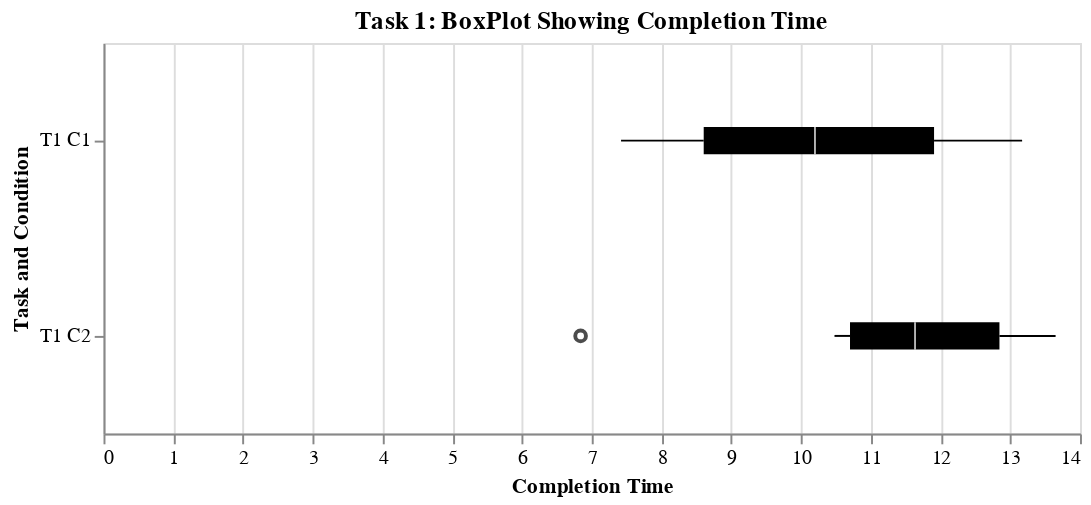
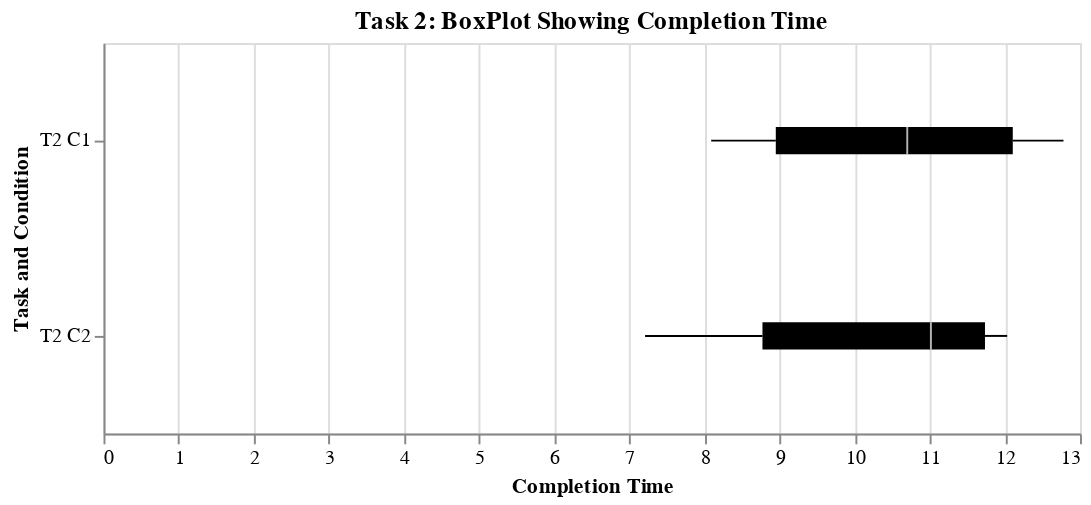

Write notebook code for charts like these, in order.
### Markdown cell above
## Boxplot

### Code cell
import pandas as pd
import altair as alt

# Create the DataFrames
data_T1 = {'C1': [13.17, 8.28, 7.42, 12.27, 10.82, 9.58],
           'C2': [13.65, 10.48, 6.84, 11.9, 13.16, 11.37]}
data_T2 = {'C1': [12.78, 8.09, 8.44, 12.5, 10.92, 10.48],
           'C2': [12.03, 10.55, 7.21, 11.48, 11.82, 8.18]}
index = ['P1', 'P2', 'P3', 'P4', 'P5', 'P6']

df_T1 = pd.DataFrame(data_T1, index=index).reset_index().rename(columns={"index": "Participant"})
df_T2 = pd.DataFrame(data_T2, index=index).reset_index().rename(columns={"index": "Participant"})

# Melt the DataFrames into a long format
df_T1_long = df_T1.melt(id_vars='Participant', var_name='Group', value_name='Value')
df_T2_long = df_T2.melt(id_vars='Participant', var_name='Group', value_name='Value')

# Add a Time column to each DataFrame
df_T1_long['Time'] = 'T1'
df_T2_long['Time'] = 'T2'

# Concatenate the DataFrames
df_combined = pd.concat([df_T1_long, df_T2_long], ignore_index=True)

# Add a new column with the combined Task and Condition labels
df_combined['Task_Condition'] = df_combined['Time'] + ' ' + df_combined['Group']

# Filter the DataFrames based on the Task
df_task1 = df_combined[df_combined['Time'] == 'T1']
df_task2 = df_combined[df_combined['Time'] == 'T2']

# Create a box plot for Task 1
box_plot_task1 = alt.Chart(df_task1).mark_boxplot(color='black').encode(
    x=alt.X('Value:Q', title='Completion Time'),
    y=alt.Y('Task_Condition:N', title='Task and Condition', sort=['T1 C1', 'T1 C2'])
)

task1_plot = box_plot_task1.properties(width=500, height=200, title='Task 1: BoxPlot Showing Completion Time')

# Create a box plot for Task 2
box_plot_task2 = alt.Chart(df_task2).mark_boxplot(color='black').encode(
    x=alt.X('Value:Q', title='Completion Time'),
    y=alt.Y('Task_Condition:N', title='Task and Condition', sort=['T2 C1', 'T2 C2'])
)

task2_plot = box_plot_task2.properties(width=500, height=200, title='Task 2: BoxPlot Showing Completion Time')

# Display the plots
task1_plot.display()
task2_plot.display()

### Figure 1 — Vega-Lite specification as saved in the notebook (floating-point values rounded to 4 significant figures)
{"config": {"view": {"continuousWidth": 400, "continuousHeight": 300}}, "data": {"name": "data-734872206e4eef47576ba84d22aa3248"}, "mark": {"type": "boxplot", "color": "black"}, "encoding": {"x": {"field": "Value", "title": "Completion Time", "type": "quantitative"}, "y": {"field": "Task_Condition", "sort": ["T1 C1", "T1 C2"], "title": "Task and Condition", "type": "nominal"}}, "height": 200, "title": "Task 1: BoxPlot Showing Completion Time", "width": 500, "$schema": "https://vega.github.io/schema/vega-lite/v4.17.0.json", "datasets": {"data-734872206e4eef47576ba84d22aa3248": [{"Participant": "P1", "Group": "C1", "Value": 13.17, "Time": "T1", "Task_Condition": "T1 C1"}, {"Participant": "P2", "Group": "C1", "Value": 8.28, "Time": "T1", "Task_Condition": "T1 C1"}, {"Participant": "P3", "Group": "C1", "Value": 7.42, "Time": "T1", "Task_Condition": "T1 C1"}, {"Participant": "P4", "Group": "C1", "Value": 12.27, "Time": "T1", "Task_Condition": "T1 C1"}, {"Participant": "P5", "Group": "C1", "Value": 10.82, "Time": "T1", "Task_Condition": "T1 C1"}, {"Participant": "P6", "Group": "C1", "Value": 9.58, "Time": "T1", "Task_Condition": "T1 C1"}, {"Participant": "P1", "Group": "C2", "Value": 13.65, "Time": "T1", "Task_Condition": "T1 C2"}, {"Participant": "P2", "Group": "C2", "Value": 10.48, "Time": "T1", "Task_Condition": "T1 C2"}, {"Participant": "P3", "Group": "C2", "Value": 6.84, "Time": "T1", "Task_Condition": "T1 C2"}, {"Participant": "P4", "Group": "C2", "Value": 11.9, "Time": "T1", "Task_Condition": "T1 C2"}, {"Participant": "P5", "Group": "C2", "Value": 13.16, "Time": "T1", "Task_Condition": "T1 C2"}, {"Participant": "P6", "Group": "C2", "Value": 11.37, "Time": "T1", "Task_Condition": "T1 C2"}]}}

### Figure 2 — Vega-Lite specification as saved in the notebook (floating-point values rounded to 4 significant figures)
{"config": {"view": {"continuousWidth": 400, "continuousHeight": 300}}, "data": {"name": "data-11673b1fa1c9b9a8bf850276d052115e"}, "mark": {"type": "boxplot", "color": "black"}, "encoding": {"x": {"field": "Value", "title": "Completion Time", "type": "quantitative"}, "y": {"field": "Task_Condition", "sort": ["T2 C1", "T2 C2"], "title": "Task and Condition", "type": "nominal"}}, "height": 200, "title": "Task 2: BoxPlot Showing Completion Time", "width": 500, "$schema": "https://vega.github.io/schema/vega-lite/v4.17.0.json", "datasets": {"data-11673b1fa1c9b9a8bf850276d052115e": [{"Participant": "P1", "Group": "C1", "Value": 12.78, "Time": "T2", "Task_Condition": "T2 C1"}, {"Participant": "P2", "Group": "C1", "Value": 8.09, "Time": "T2", "Task_Condition": "T2 C1"}, {"Participant": "P3", "Group": "C1", "Value": 8.44, "Time": "T2", "Task_Condition": "T2 C1"}, {"Participant": "P4", "Group": "C1", "Value": 12.5, "Time": "T2", "Task_Condition": "T2 C1"}, {"Participant": "P5", "Group": "C1", "Value": 10.92, "Time": "T2", "Task_Condition": "T2 C1"}, {"Participant": "P6", "Group": "C1", "Value": 10.48, "Time": "T2", "Task_Condition": "T2 C1"}, {"Participant": "P1", "Group": "C2", "Value": 12.03, "Time": "T2", "Task_Condition": "T2 C2"}, {"Participant": "P2", "Group": "C2", "Value": 10.55, "Time": "T2", "Task_Condition": "T2 C2"}, {"Participant": "P3", "Group": "C2", "Value": 7.21, "Time": "T2", "Task_Condition": "T2 C2"}, {"Participant": "P4", "Group": "C2", "Value": 11.48, "Time": "T2", "Task_Condition": "T2 C2"}, {"Participant": "P5", "Group": "C2", "Value": 11.82, "Time": "T2", "Task_Condition": "T2 C2"}, {"Participant": "P6", "Group": "C2", "Value": 8.18, "Time": "T2", "Task_Condition": "T2 C2"}]}}
